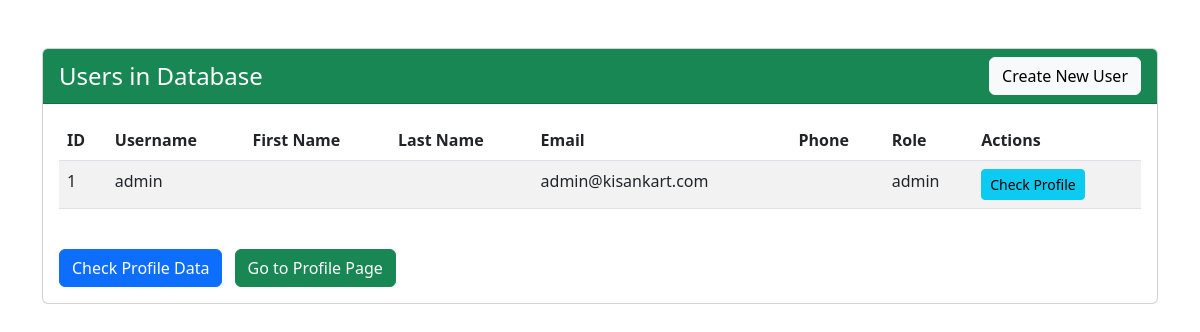
Screenshot of /list_users.php with the database file from the repository.
### tables this page shows
CREATE TABLE IF NOT EXISTS users (
    id INT AUTO_INCREMENT PRIMARY KEY,
    username VARCHAR(100) NOT NULL UNIQUE,
    firstName VARCHAR(100),
    lastName VARCHAR(100),
    password VARCHAR(255) NOT NULL,
    email VARCHAR(100) NOT NULL UNIQUE,
    phone VARCHAR(15),
    role ENUM('admin', 'farmer', 'customer', 'seller') NOT NULL,
    created_at TIMESTAMP DEFAULT CURRENT_TIMESTAMP,
    updated_at TIMESTAMP DEFAULT CURRENT_TIMESTAMP ON UPDATE CURRENT_TIMESTAMP
);

### list_users.php (the view, shortened to what this page needs)
<?php
$database = new Database();
$db = $database->getConnection();
$users = array();
try {
    $query = "SELECT * FROM users ORDER BY id ASC";
    $stmt = $db->prepare($query);
    $stmt->execute();
    while ($row = $stmt->fetch(PDO::FETCH_ASSOC)) {
        $users[] = $row;
    }
} catch (Exception $e) {
    $error = "Exception: " . $e->getMessage();
}
?>
<!DOCTYPE html>
<html lang="en">
<head>
    <link href="https://cdn.jsdelivr.net/npm/bootstrap@5.3.0/dist/css/bootstrap.min.css" rel="stylesheet">
</head>
<body>
    <div class="container mt-5">
        <div class="row">
            <div class="col-md-12">
                <div class="card">
                    <div class="card-header bg-success text-white d-flex justify-content-between align-items-center">
                        <h4 class="mb-0">Users in Database</h4>
                        <button class="btn btn-light" data-bs-toggle="modal" data-bs-target="#createUserModal">Create New User</button>
                    </div>
                    <div class="card-body">
                        <?php if (empty($users)): ?>
                            <div class="alert alert-warning">No users found in the database.</div>
                        <?php else: ?>
                            <div class="table-responsive">
                                <table class="table table-striped">
                                    <thead>
                                        <tr>
                                            <th>ID</th>
                                            <th>Username</th>
                                            <th>First Name</th>
                                            <th>Last Name</th>
                                            <th>Email</th>
                                            <th>Phone</th>
                                            <th>Role</th>
                                            <th>Actions</th>
                                        </tr>
                                    </thead>
                                    <tbody>
                                        <?php foreach ($users as $user): ?>
                                            <tr>
                                                <td><?php echo $user['id']; ?></td>
                                                <td><?php echo $user['username']; ?></td>
                                                <td><?php echo $user['firstName']; ?></td>
                                                <td><?php echo $user['lastName']; ?></td>
                                                <td><?php echo $user['email']; ?></td>
                                                <td><?php echo $user['phone']; ?></td>
                                                <td><?php echo $user['role']; ?></td>
                                                <td>
                                                    <a href="check_profile.php?id=<?php echo $user['id']; ?>" class="btn btn-sm btn-info">Check Profile</a>
                                                </td>
                                            </tr>
                                        <?php endforeach; ?>
                                    </tbody>
                                </table>
                            </div>
                        <?php endif; ?>
                        <div class="mt-4">
                            <a href="check_profile.php" class="btn btn-primary">Check Profile Data</a>
                            <a href="frontend/profile.html" class="btn btn-success ms-2">Go to Profile Page</a>
                        </div>
                    </div>
                </div>
            </div>
        </div>
    </div>
</body>
</html>

### rows the page displays
users: id "1", username "admin", email "admin@kisankart.com", role "admin"
